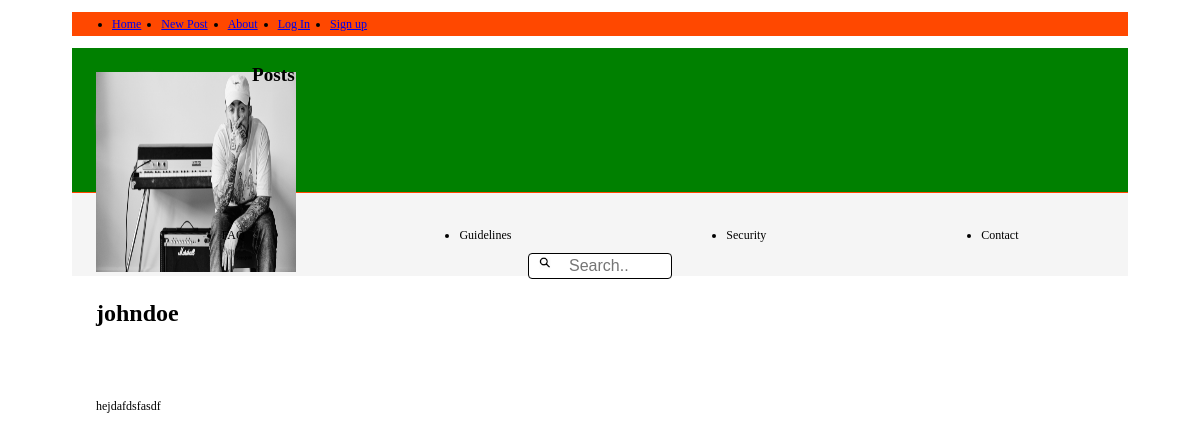
/profile.php?username=johndoe, run on the app's committed database.
### tables this page shows
CREATE TABLE Users (
	"id" integer PRIMARY KEY AUTOINCREMENT,
	username varchar,
	first_name string,
	last_name string,
	email varchar,
	password varchar,
	avatar varchar,
	biography string
);

### web/functions.php (called while the page is built, shortened)
<?php
function fetchUser($pdo, $username)
{
    $statement = $pdo->prepare("SELECT id, username, avatar, biography FROM Users WHERE username = :username");
    $statement->BindParam(':username', $username, PDO::PARAM_STR);
    $statement->execute();
    $userProfile =  $statement->fetch(PDO::FETCH_ASSOC);
    return $userProfile;
}

### profile.php (the view, shortened to what this page needs)
<?php require __DIR__ . '/homepage/header.php'; ?>
<?php require __DIR__ . '/homepage/navbar.php'; ?>
    <?php
    if (isset($_GET['username'])) {
        $username = filter_var($_GET['username'], FILTER_SANITIZE_STRING);
        $userProfile = fetchUser($pdo, $username);
    }
    ?>
    <div style="background-color: green; display: flex;">
        <article class="profile-container">
            <div class="profile-page">
                <div class="profile-img-container">
                    <img width="200px" height="200px" src="<?php echo ($userProfile['avatar'] !== null) ? "/uploads/avatars/" . $userProfile['avatar'] : 'assets/images/avatar.png'; ?>" id="avatar-image" alt="Avatar image">
                    <h1 class="profile-title"><?php echo $userProfile['username']; ?> </h1>
                    <p class="biography"> <?php echo $userProfile['biography']; ?> </p>
                </div>
            </div>
        </article>
        <h2 class="u-posts"> Posts </h2>
    </div>
    <?php require __DIR__ . '/homepage/footer.php'; ?>

### css assests/index.css (style rules this page uses)
* { box-sizing: border-box; font-size: 12px; }
body { height: 100vh; margin: 0; padding-top: 1rem; padding-left: 6rem; padding-right: 6rem; }

### css assests/profile.css (style rules this page uses)
.profile-container { background: var(--color-light-shade-grey); margin: 1rem; }
.profile-page { display: flex; justify-content: flex-start; }
.profile-title { font-size: 2rem; margin-top: 2rem; }
.profile-img-container { width: 8rem; height: 8rem; border-radius: 50%; margin: 1rem; background-color: rgb(218, 216, 216); box-shadow: 0.1rem 0.1rem 0.2rem 0.1rem rgb(87, 86, 86); }
.biography { margin-top: 6rem; }
.u-posts { font-size: 1.6rem; margin-left: 3rem; }

### data on the page
users: avatar (picture), username "johndoe", biography "hejdafdsfasdf"
